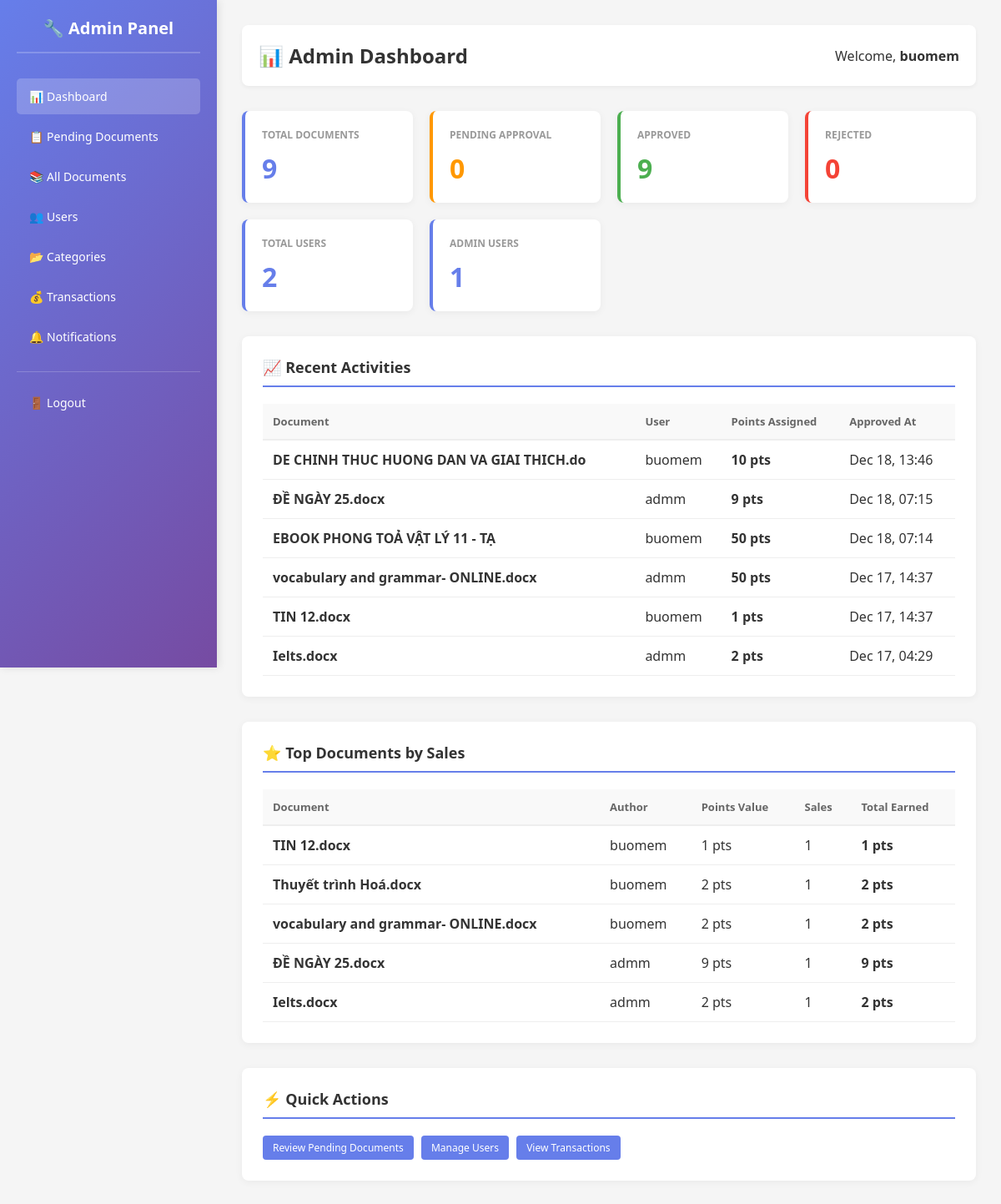
/admin/index.php (signed in), run on the app's committed database.
### tables this page shows
CREATE TABLE `admin_approvals` (
  `id` int NOT NULL,
  `document_id` int NOT NULL,
  `reviewed_by` int NOT NULL,
  `status` enum('pending','approved','rejected') DEFAULT 'pending',
  `admin_points` int DEFAULT NULL,
  `rejection_reason` text,
  `reviewed_at` timestamp NULL DEFAULT NULL,
  `created_at` timestamp NULL DEFAULT CURRENT_TIMESTAMP
);

CREATE TABLE `documents` (
  `id` int NOT NULL,
  `user_id` int NOT NULL,
  `original_name` varchar(255) NOT NULL,
  `file_name` varchar(255) NOT NULL,
  `description` text,
  `created_at` timestamp NULL DEFAULT CURRENT_TIMESTAMP,
  `is_public` tinyint(1) DEFAULT '1',
  `status` enum('pending','approved','rejected') DEFAULT 'pending',
  `views` int DEFAULT '0',
  `downloads` int DEFAULT '0',
  `admin_points` int DEFAULT '0',
  `user_price` int DEFAULT '0'
);

CREATE TABLE `users` (
  `id` int NOT NULL,
  `username` varchar(50) NOT NULL,
  `email` varchar(100) NOT NULL,
  `role` enum('user','admin') DEFAULT 'user',
  `password` varchar(255) NOT NULL,
  `created_at` timestamp NULL DEFAULT CURRENT_TIMESTAMP,
  `verified_documents_count` int DEFAULT '0'
);

### config/auth.php (called while the page is built, shortened)
<?php
function getCurrentUsername() {
    return $_SESSION['username'] ?? null;
}
?>

### admin/index.php (the view, shortened to what this page needs)
<?php
require_once __DIR__ . '/../config/auth.php';
require_once __DIR__ . '/../config/points.php';
$stats = mysqli_fetch_assoc(mysqli_query($conn, "
    SELECT
        COUNT(DISTINCT d.id) as total_documents,
        COUNT(DISTINCT d.user_id) as total_users,
        SUM(CASE WHEN d.status='approved' THEN 1 ELSE 0 END) as approved_documents,
        SUM(CASE WHEN d.status='rejected' THEN 1 ELSE 0 END) as rejected_documents,
        SUM(CASE WHEN d.status='pending' THEN 1 ELSE 0 END) as pending_documents
    FROM documents d
"));
$recent_activities = mysqli_query($conn, "
    SELECT
        'document_approved' as activity_type,
        aa.reviewed_at as timestamp,
        d.original_name,
        u.username,
        aa.admin_points as value
    FROM admin_approvals aa
    JOIN documents d ON aa.document_id = d.id
    JOIN users u ON d.user_id = u.id
    WHERE aa.status = 'approved'
    ORDER BY aa.reviewed_at DESC
    LIMIT 10
");
$top_documents = mysqli_query($conn, "
    SELECT
        d.id,
        d.original_name,
        d.admin_points,
        u.username,
        COUNT(ds.id) as sales_count,
        SUM(ds.points_paid) as total_points_earned
    FROM documents d
    JOIN users u ON d.user_id = u.id
    LEFT JOIN document_sales ds ON d.id = ds.document_id
    WHERE d.status = 'approved'
    GROUP BY d.id
    ORDER BY sales_count DESC
    LIMIT 5
");
$user_stats = mysqli_fetch_assoc(mysqli_query($conn, "
    SELECT
        COUNT(*) as total_users,
        SUM(CASE WHEN role='admin' THEN 1 ELSE 0 END) as admin_count
    FROM users
"));
?>
<!DOCTYPE html>
<html lang="en">
<head>
</head>
<body>
    <div class="admin-container">
        <?php include __DIR__ . '/../includes/admin-sidebar.php'; ?>
        <div class="admin-content">
            <div class="admin-header">
                <h1>📊 Admin Dashboard</h1>
                <div class="user-info">
                    <span>Welcome, <strong><?= htmlspecialchars(getCurrentUsername()) ?></strong></span>
                </div>
            </div>
            <div class="stats-grid">
                <div class="stat-card">
                    <h3>Total Documents</h3>
                    <div class="value"><?= $stats['total_documents'] ?></div>
                </div>
                <div class="stat-card pending">
                    <h3>Pending Approval</h3>
                    <div class="value"><?= $stats['pending_documents'] ?></div>
                </div>
                <div class="stat-card approved">
                    <h3>Approved</h3>
                    <div class="value"><?= $stats['approved_documents'] ?></div>
                </div>
                <div class="stat-card rejected">
                    <h3>Rejected</h3>
                    <div class="value"><?= $stats['rejected_documents'] ?></div>
                </div>
                <div class="stat-card">
                    <h3>Total Users</h3>
                    <div class="value"><?= $user_stats['total_users'] ?></div>
                </div>
                <div class="stat-card">
                    <h3>Admin Users</h3>
                    <div class="value"><?= $user_stats['admin_count'] ?></div>
                </div>
            </div>
            <div class="content-section">
                <h2>📈 Recent Activities</h2>
                <?php if(mysqli_num_rows($recent_activities) > 0): ?>
                    <table class="data-table">
                        <thead>
                            <tr>
                                <th>Document</th>
                                <th>User</th>
                                <th>Points Assigned</th>
                                <th>Approved At</th>
                            </tr>
                        </thead>
                        <tbody>
                            <?php while($activity = mysqli_fetch_assoc($recent_activities)): ?>
                                <tr>
                                    <td><strong><?= htmlspecialchars(substr($activity['original_name'], 0, 40)) ?></strong></td>
                                    <td><?= htmlspecialchars($activity['username']) ?></td>
                                    <td><strong><?= $activity['value'] ?> pts</strong></td>
                                    <td><?= date('M d, H:i', strtotime($activity['timestamp'])) ?></td>
                                </tr>
                            <?php endwhile; ?>
                        </tbody>
                    </table>
                <?php else: ?>
                    <div class="empty-message">No recent activities</div>
                <?php endif; ?>
            </div>
            <div class="content-section">
                <h2>⭐ Top Documents by Sales</h2>
                <?php if(mysqli_num_rows($top_documents) > 0): ?>
                    <table class="data-table">
                        <thead>
                            <tr>
                                <th>Document</th>
                                <th>Author</th>
                                <th>Points Value</th>
                                <th>Sales</th>
                                <th>Total Earned</th>
                            </tr>
                        </thead>
                        <tbody>
                            <?php while($doc = mysqli_fetch_assoc($top_documents)): ?>
                                <tr>
                                    <td><strong><?= htmlspecialchars(substr($doc['original_name'], 0, 40)) ?></strong></td>
                                    <td><?= htmlspecialchars($doc['username']) ?></td>
                                    <td><?= $doc['admin_points'] ?> pts</td>
                                    <td><?= $doc['sales_count'] ?></td>
                                    <td><strong><?= $doc['total_points_earned'] ?? 0 ?> pts</strong></td>
                                </tr>
                            <?php endwhile; ?>
                        </tbody>
                    </table>
                <?php else: ?>
                    <div class="empty-message">No sales data yet</div>
                <?php endif; ?>
            </div>
            <div class="content-section">
                <h2>⚡ Quick Actions</h2>
                <p>
                    <a href="pending-docs.php" class="action-btn action-btn-primary">Review Pending Documents</a>
                    <a href="users.php" class="action-btn action-btn-primary">Manage Users</a>
                    <a href="transactions.php" class="action-btn action-btn-primary">View Transactions</a>
                </p>
            </div>
        </div>
    </div>
</body>
</html>

### admin/index.php (style rules this page uses)
* { margin: 0; padding: 0; box-sizing: border-box; }
body { font-family: 'Segoe UI', Tahoma, Geneva, Verdana, sans-serif; background: #f5f5f5; color: #333; }
.admin-container { display: flex; min-height: 100vh; }
.admin-content { flex: 1; margin-left: 260px; padding: 30px; }
.admin-header { display: flex; justify-content: space-between; align-items: center; margin-bottom: 30px; background: white; padding: 20px; border-radius: 8px; box-shadow: 0 2px 5px rgba(0,0,0,0.05); }
.admin-header h1 { font-size: 24px; color: #333; }
.admin-header .user-info { display: flex; gap: 15px; align-items: center; }
.stats-grid { display: grid; grid-template-columns: repeat(auto-fit, minmax(200px, 1fr)); gap: 20px; margin-bottom: 30px; }
.stat-card { background: white; padding: 20px; border-radius: 8px; box-shadow: 0 2px 10px rgba(0,0,0,0.05); border-left: 4px solid #667eea; }
.stat-card h3 { font-size: 12px; color: #999; font-weight: 600; margin-bottom: 10px; text-transform: uppercase; }
.stat-card .value { font-size: 32px; font-weight: bold; color: #667eea; }
.stat-card.pending { border-left-color: #ff9800; }
.stat-card.pending .value { color: #ff9800; }
.stat-card.approved { border-left-color: #4caf50; }
.stat-card.approved .value { color: #4caf50; }
.stat-card.rejected { border-left-color: #f44336; }
.stat-card.rejected .value { color: #f44336; }
.content-section { background: white; padding: 25px; border-radius: 8px; box-shadow: 0 2px 10px rgba(0,0,0,0.05); margin-bottom: 30px; }
.content-section h2 { font-size: 18px; margin-bottom: 20px; color: #333; border-bottom: 2px solid #667eea; padding-bottom: 10px; }
.data-table { width: 100%; border-collapse: collapse; margin-top: 15px; }
.data-table thead { background: #f9f9f9; }
.data-table th { padding: 12px; text-align: left; font-weight: 600; color: #666; border-bottom: 2px solid #eee; font-size: 13px; }
.data-table td { padding: 12px; border-bottom: 1px solid #eee; }
.action-btn { padding: 6px 12px; margin-right: 5px; border: none; border-radius: 4px; cursor: pointer; font-size: 12px; text-decoration: none; transition: all 0.3s; display: inline-block; }
.action-btn-primary { background: #667eea; color: white; }

### data on the page
admin_approvals: document.original_name "DE CHINH THUC HUONG DAN VA GIAI THICH.do", reviewed_by.username "buomem", admin_points "10", reviewed_at "Dec 18, 13:46"
admin_approvals: document.original_name "ĐỀ NGÀY 25.docx", users.username "admm", admin_points "9", reviewed_at "Dec 18, 07:15"
admin_approvals: document.original_name "EBOOK PHONG TOẢ VẬT LÝ 11 - TẠ", reviewed_by.username "buomem", admin_points "50", reviewed_at "Dec 18, 07:14"
admin_approvals: document.original_name "vocabulary and grammar- ONLINE.docx", users.username "admm", admin_points "50", reviewed_at "Dec 17, 14:37"
admin_approvals: document.original_name "TIN 12.docx", reviewed_by.username "buomem", admin_points "1", reviewed_at "Dec 17, 14:37"
admin_approvals: document.original_name "Ielts.docx", users.username "admm", admin_points "2", reviewed_at "Dec 17, 04:29"
documents: original_name "TIN 12.docx", user.username "buomem", admin_points "1", sales_count "1", total_points_earned "1"
documents: original_name "Thuyết trình Hoá.docx", user.username "buomem", admin_points "2", sales_count "1", total_points_earned "2"
documents: original_name "vocabulary and grammar- ONLINE.docx", user.username "buomem", admin_points "2", sales_count "1", total_points_earned "2"
documents: original_name "ĐỀ NGÀY 25.docx", user.username "admm", admin_points "9", sales_count "1", total_points_earned "9"
documents: original_name "Ielts.docx", user.username "admm", admin_points "2", sales_count "1", total_points_earned "2"

### other printed values
getCurrentUsername() "buomem"
$stats['total_documents'] "9"
$stats['pending_documents'] "0"
$stats['approved_documents'] "9"
$stats['rejected_documents'] "0"
$user_stats['total_users'] "2"
$user_stats['admin_count'] "1"
